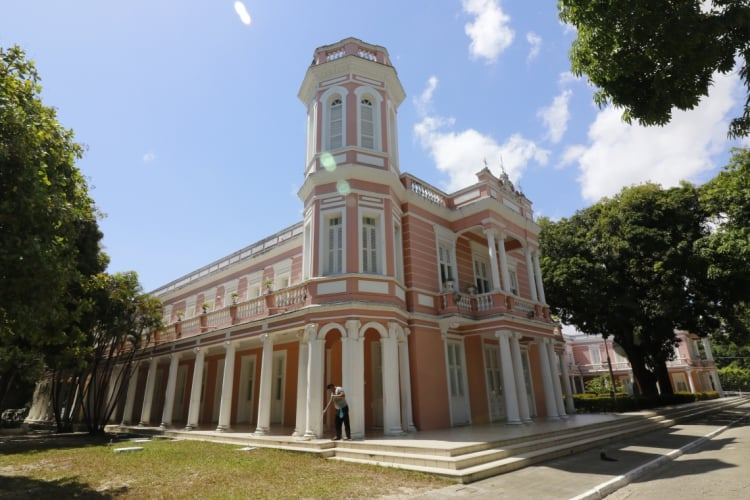
#> input picture Fotos/ufc.jpg, 750 x 500 px
$ python essenciais.py
#> lines starting #> are read from the running program, lines starting #| are printed output that depends on the picture; after the words box and inside, x2 and y2 are one past the last pixel; in counts of white or black regions, pixels touching at a corner belong together
import cv2 as cv

img = cv.imread('Fotos/ufc.jpg')
#> img is the input picture: shape (500, 750, 3); mean B, G, R 122.6, 123, 120.7
cv.imshow('base', img)
#conversao para escla de cinza
cinza = cv.cvtColor(img, cv.COLOR_BGR2GRAY)
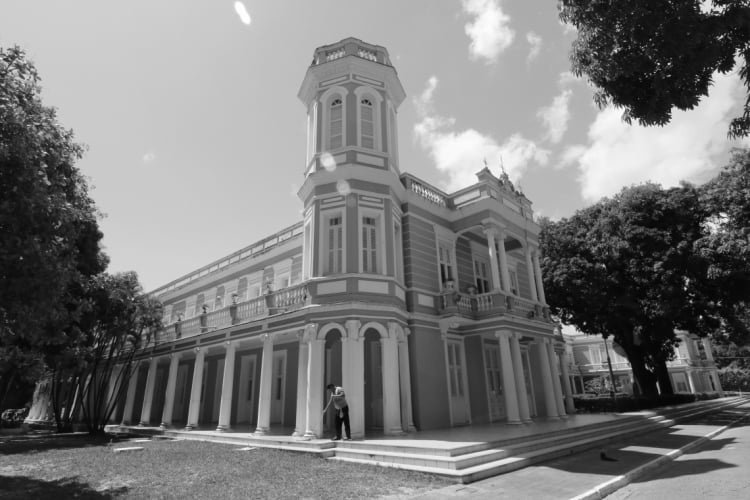
#> cinza: shape (500, 750); min 0, max 255, mean 122.2
cv.imshow("cinza", cinza)

# meme = cv.putText(cinza, 'fim da greve', (0, 255), cv.FONT_HERSHEY_COMPLEX, 1, (255,255,255),2)
#diminiur noise(ruido)
blur = cv.GaussianBlur(cinza, (3, 3), cv.BORDER_DEFAULT)
cv.imshow('suavizacao',blur)
#edge cascade -> deteccao de borda
canny = cv.Canny(blur, 125, 175)
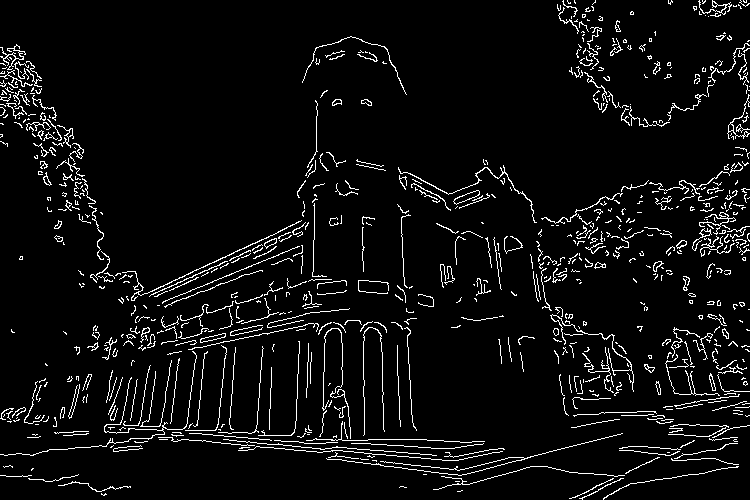
#> canny: shape (500, 750); 5.4% white in thin lines or dots
cv.imshow("canny", canny)
#dilating -> dilatar e eroding -> erosao
dilatado = cv.dilate(canny, (7, 7), iterations = 3)
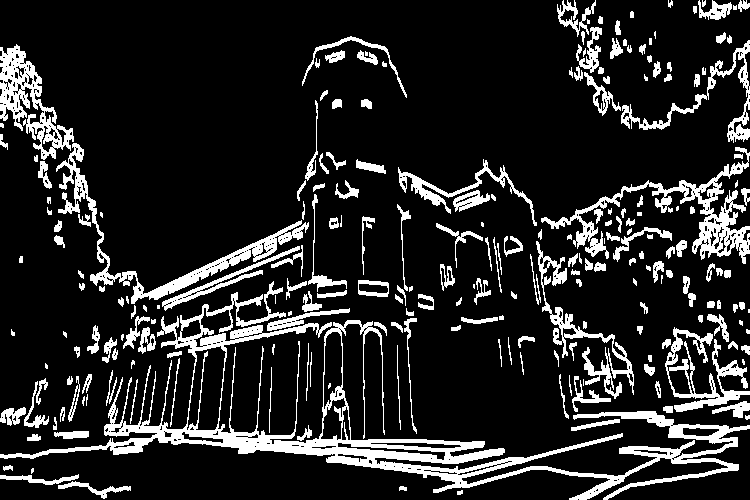
#> dilatado: shape (500, 750); 14.8% white; 233 white regions (36 under 20 px), largest, box (x1, y1, x2, y2) and area: (0, 281, 750, 500) 17936, (541, 147, 750, 264) 3996, (56, 143, 309, 304) 3763
cv.imshow("dilatacao",dilatado)
erodir = cv.erode(dilatado, (7, 7), iterations = 3)
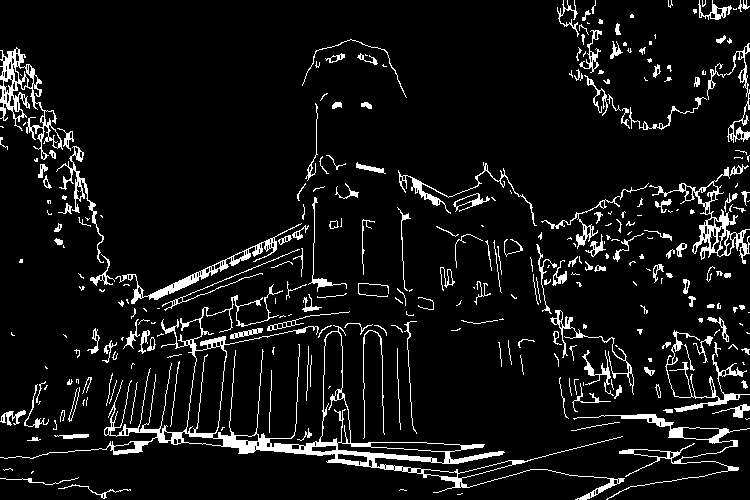
#> erodir: shape (500, 750); 7.6% white; 302 white regions (134 under 20 px), largest, box (x1, y1, x2, y2) and area: (0, 284, 625, 500) 7138, (0, 47, 63, 160) 1653, (649, 167, 750, 264) 1453
cv.imshow("erodido", erodir)
#cortar
corte = img[50:200, 200:400]
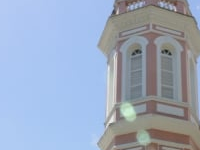
#> corte: shape (150, 200, 3); mean B, G, R 191.7, 169, 154.8
cv.imshow ('corte',corte)


cv.waitKey(0)
cv.destroyAllWindows()

$ run again, with Fotos/dogs.jpg copied over Fotos/ufc.jpg
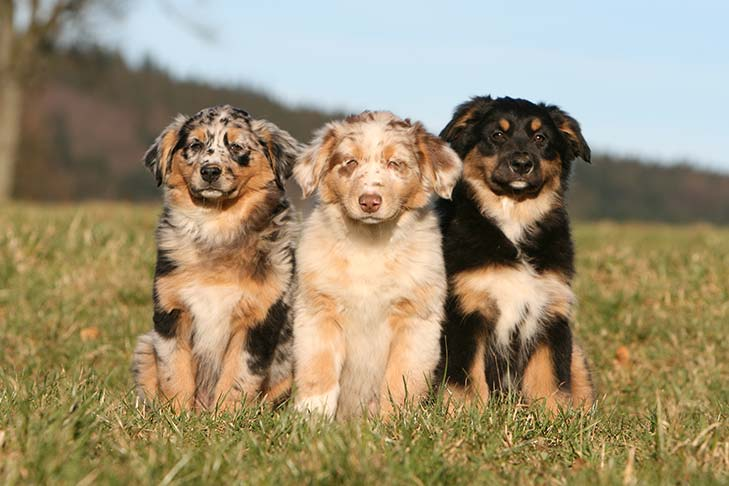
#> input picture Fotos/dogs.jpg, 729 x 486 px
#> img is the input picture: shape (486, 729, 3); mean B, G, R 115.1, 144.1, 157.9
#> `canny = cv.Canny(blur, 125, 175)`:
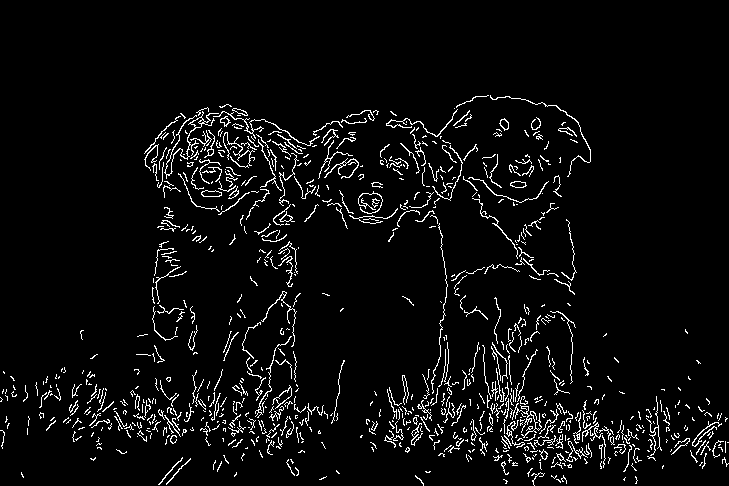
#> canny: shape (486, 729); 4.8% white in thin lines or dots, all inside (x1, y1, x2, y2) = (0, 95, 729, 486)
#> dilatado: shape (486, 729); 11.6% white; 278 white regions (75 under 20 px), largest, box (x1, y1, x2, y2) and area: (144, 104, 379, 229) 6943, (482, 317, 567, 469) 3410, (386, 95, 489, 397) 2315
#> erodir: shape (486, 729); 6.2% white in thin lines or dots, all inside (x1, y1, x2, y2) = (0, 98, 729, 486)
#> `corte = img[50:200, 200:400]`:
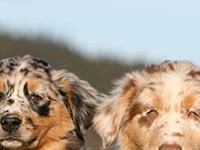
#> corte: shape (150, 200, 3); mean B, G, R 150, 163.3, 176

$ run again, with Fotos/flores.jpg copied over Fotos/ufc.jpg
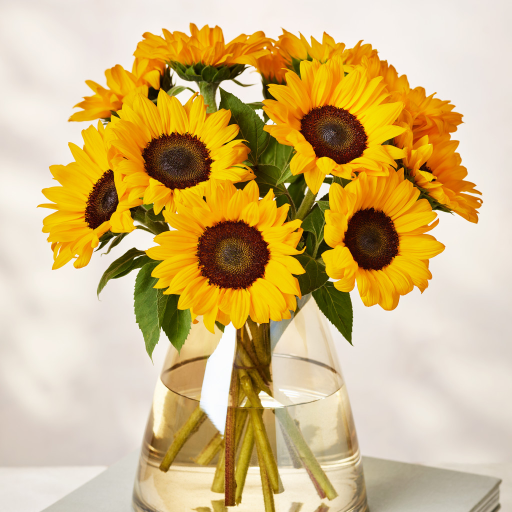
#> input picture Fotos/flores.jpg, 1024 x 1024 px (shown at 1/2 size)
#> img is the input picture: shape (1024, 1024, 3); mean B, G, R 126.3, 183.2, 209.6
#> `canny = cv.Canny(blur, 125, 175)`:
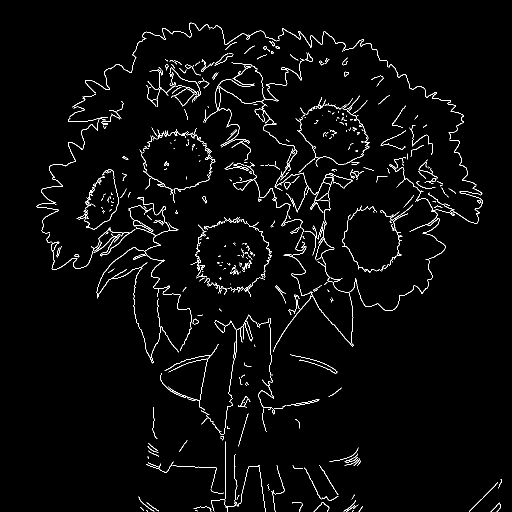
#> canny: shape (1024, 1024) (shown at 1/2 size); 2.5% white in thin lines or dots, all inside (x1, y1, x2, y2) = (73, 45, 1004, 1024)
#> dilatado: shape (1024, 1024); 6.4% white; 215 white regions (36 under 20 px), largest, box (x1, y1, x2, y2) and area: (407, 116, 740, 428) 8501, (449, 325, 728, 707) 6815, (713, 129, 966, 625) 5616
#> erodir: shape (1024, 1024); 2.9% white in thin lines or dots, all inside (x1, y1, x2, y2) = (73, 48, 1004, 1024)
#> `corte = img[50:200, 200:400]`:
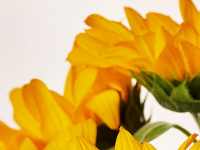
#> corte: shape (150, 200, 3); mean B, G, R 82.4, 172.8, 214.8

$ run again, with Fotos/garoto.jpg copied over Fotos/ufc.jpg
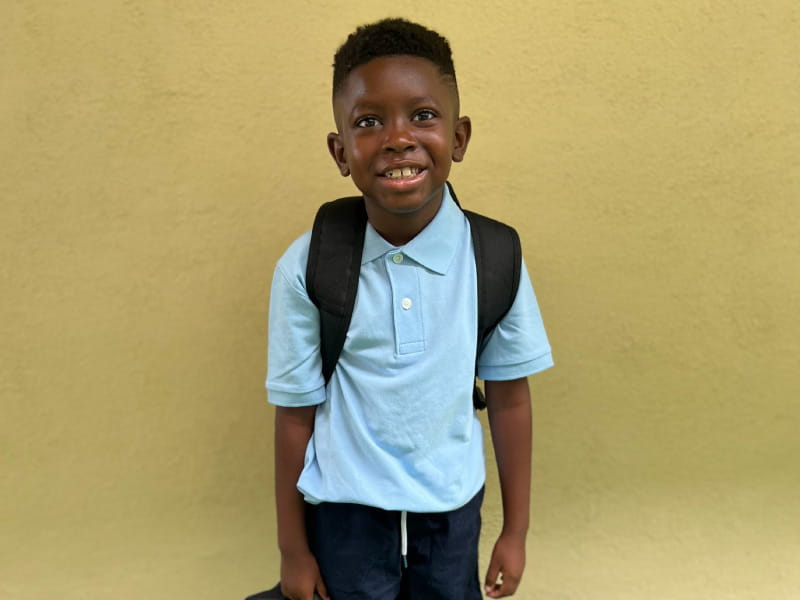
#> input picture Fotos/garoto.jpg, 800 x 600 px
#> img is the input picture: shape (600, 800, 3); mean B, G, R 108.3, 156.3, 167.5
#> `canny = cv.Canny(blur, 125, 175)`:
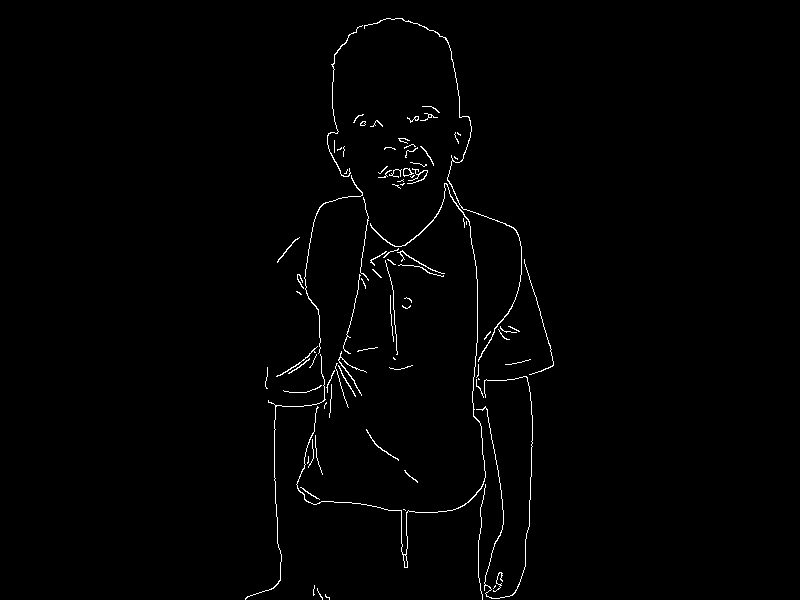
#> canny: shape (600, 800); 1.1% white in thin lines or dots, all inside (x1, y1, x2, y2) = (245, 18, 554, 600)
#> dilatado: shape (600, 800); 2.4% white; 37 white regions (4 under 20 px), largest, box (x1, y1, x2, y2) and area: (245, 18, 533, 600) 7722, (378, 162, 428, 192) 666, (326, 351, 367, 421) 555
#> erodir: shape (600, 800); 1.2% white in thin lines or dots, all inside (x1, y1, x2, y2) = (247, 21, 554, 600)
#> `corte = img[50:200, 200:400]`:
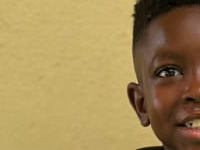
#> corte: shape (150, 200, 3); mean B, G, R 86.5, 138.5, 163.8
